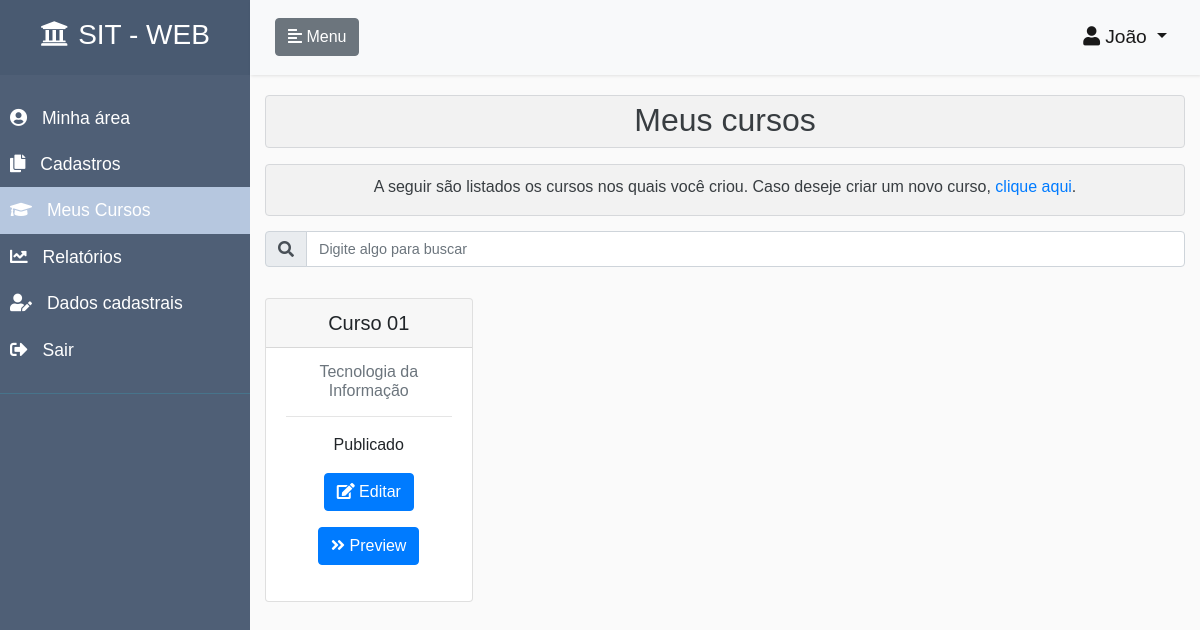
The app's page /meus-cursos/ (signed in), older data.
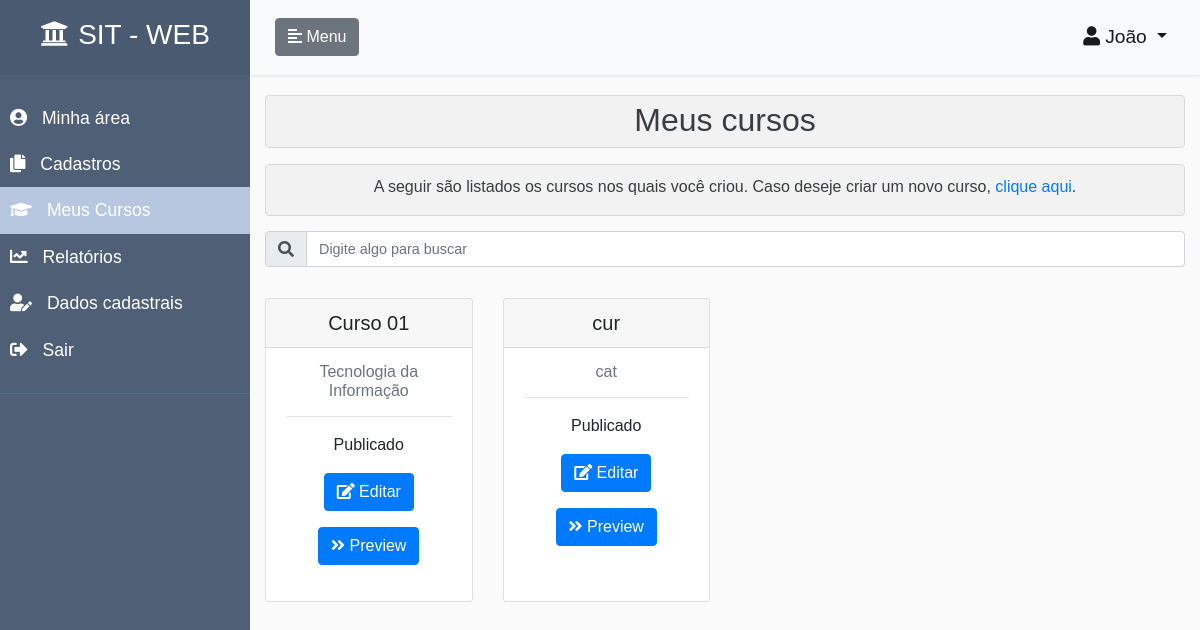
The same page, newer data.
### core/models.py (models this page shows, shortened)
class Curso(models.Model):
    objects = CursoManager()
    titulo = models.CharField(
        unique=True,
        max_length=70,
        verbose_name=u"título",
        help_text=u"Indique o título do curso"
    )
    categoria = models.ForeignKey(
        Categoria,
        on_delete=models.CASCADE,
        help_text=u"Selecione a categoria do curso"
    )
    usuario = models.ForeignKey(
        AUTH_USER_MODEL,
        on_delete=models.CASCADE
    )
    nome_instrutor = models.CharField(
        null=True,
        verbose_name=u"Nome do instrutor",
        help_text=u"Indique o nome do instrutor do curso",
        blank=True,
        max_length=50
    )
    palavras_chaves = models.CharField(
        max_length=150,
        verbose_name=u"Palavras-chave",
        help_text=u"Indique palavras-chave para o curso",
        null=True,
        blank=True
    )
    descricao = models.TextField(
        max_length=250,
        verbose_name=u"descrição",
        help_text=u"Indique uma descrição para o curso",
        null=True,
        blank=True
    )
    publicado = models.BooleanField(
        default=False,
        help_text=u"Indique o status de publicação do curso no sistema",
    )
    data_publicado = models.DateTimeField(
        null=True,
        blank=True
    )
    data_criacao = models.DateTimeField(
        auto_now_add=True,
        null=True,
        blank=True
    )
    data_atualizacao = models.DateTimeField(
        auto_now=True,
        null=True,
        blank=True
    )
    class Meta:
        verbose_name = "Curso"
        verbose_name_plural = "Cursos"
    class CustomMeta:
        ordering_field = 'titulo'
        search_fields = ['titulo', 'categoria__titulo', 'usuario__first_name',
                         'nome_instrutor', 'palavras_chaves', 'descricao']

class Categoria(models.Model):
    objects = CategoriaManager()
    titulo = models.CharField(
        max_length=40,
        verbose_name=u"título",
        help_text=u"Indique o título da categoria"
    )
    data_criacao = models.DateTimeField(
        auto_now_add=True,
        null=True,
        blank=True
    )
    data_atualizacao = models.DateTimeField(
        auto_now=True,
        null=True,
        blank=True
    )
    class Meta:
        verbose_name = "Categoria"
        verbose_name_plural = "Categorias"
    class CustomMeta:
        ordering_field = 'titulo'
        search_fields = ['titulo',]

### core/views.py (the view)
# urls.py: path('meus-cursos/',                        meusCursosView,                                 name='meus-cursos'),
@login_required
def meusCursosView(request):
    if request.user.tem_perfil_aluno():
        inscricoes_usuario = Inscricao.objects.filter(
            usuario=request.user
        ).order_by(
            '-data_atualizacao'
        )
        lista_cursos = []
        for inscricao in inscricoes_usuario:
            dict_curso = {}
            curso = Curso.objects.filter(
                id=inscricao.curso.id,
                publicado=True
            )
            try:
                search = request.GET.get('search')
            except:
                search = None
            if search:
                search_fields = Curso.CustomMeta.search_fields
                filtro = reduce(or_,
                                [Q(**{'{}__icontains'.format(f): search}) for f
                                 in search_fields], Q())
                curso = curso.filter(filtro)
            if curso.count() == 1:
                dict_curso['curso'] = curso[0]
                dict_curso['inscricao'] = inscricao
                dict_curso['categoria'] = curso[0].categoria.titulo
                percentual_andamento = "{:.1f}".format(
                    inscricao.percentual_andamento)
                dict_curso['percentual_andamento'] = percentual_andamento
                lista_cursos.append(dict_curso)
        nao_tem_cursos = False
        if len(lista_cursos) == 0:
            nao_tem_cursos = True
        nome_template = 'core/meus-cursos.html'
        if request.is_ajax():
            nome_template = 'core/meus-cursos-conteudo.html'
        return render(
            request,
            nome_template,
            {
                'lista_cursos': lista_cursos,
                'nao_tem_cursos': nao_tem_cursos,
                'perfil_aluno': True,
                'menu_inicio': False,
                'menu_meus_cursos': True,
                'menu_cadastros': False,
                'menu_relatorios': False,
                'menu_usuarios': False,
                'menu_dados_cadastrais': False,
            }
        )
    else:
        if request.user.tem_perfil_instrutor():
            cursos = Curso.objects.obtem_objetos_por_perfil_usuario(
                request.user
            )
            try:
                search = request.GET.get('search')
            except:
                search = None
            if search:
                search_fields = Curso.CustomMeta.search_fields
                filtro = reduce(or_,
                                [Q(**{'{}__icontains'.format(f): search}) for f
                                 in search_fields], Q())
                cursos = cursos.filter(filtro)
            nao_tem_cursos = False
            if len(cursos) == 0:
                nao_tem_cursos = True
            nome_template = 'core/meus-cursos-instrutor.html'
            if request.is_ajax():
                nome_template = 'core/meus-cursos-instrutor-conteudo.html'
            return render(
                request,
                nome_template,
                {
                    'cursos': cursos,
                    'nao_tem_cursos': nao_tem_cursos,
                    'perfil_aluno': False,
                    'perfil_instrutor': True,
                    'menu_inicio': False,
                    'menu_meus_cursos': True,
                    'menu_cadastros': False,
                    'menu_relatorios': False,
                    'menu_usuarios': False,
                    'menu_dados_cadastrais': False,
                }
            )
        else:
            return trata_usuario_sem_permissao(request)

### accounts/models.py (called while the page is built)
    def tem_perfil_aluno(self):
        if self.perfil == self.ALUNO:
            return True
        return False

    def tem_perfil_instrutor(self):
        if self.perfil == self.INSTRUTOR:
            return True
        return False

    def tem_perfil_administrador(self):
        if self.perfil == self.ADMINISTRADOR or self.is_staff:
            return True
        return False

### core/managers.py (called while the page is built)
    def obtem_objetos_por_perfil_usuario(self, usuario):
        objetos = self.none()
        if usuario.tem_perfil_administrador():
            objetos = self.all()
        else:
            if usuario.tem_perfil_instrutor():
                objetos = self.filter(usuario=usuario)
        return objetos

### core/templates/core/meus-cursos-instrutor.html
{% extends 'pagina-inicial.html' %}
{% load crispy_forms_tags %}
{% load static %}
{% block head %}
    <link rel="stylesheet" href="{% static 'css/styles.css' %}">
{% endblock %}
{% block content_page %}
    <div class="alert alert-secondary" role="alert" style="background-color: rgba(0,0,0,.03); padding: 0;">
        <h2 class="text-center" style="margin-top: 5px;">Meus cursos</h2>
    </div>
    <div class="alert alert-secondary" role="alert" style="background-color: rgba(0,0,0,.03); padding: 0; margin-bottom: 0;">
        <p class="text-center" style="margin-top: 10px;">
            A seguir são listados os cursos nos quais você criou. Caso deseje criar um novo curso,
            <a href="/adiciona-curso"> clique aqui</a>.
        </p>
    </div>
    <div class="col-12 search-div">
        <form method="GET" id="search-form">
            <div class="input-group mb-3">
                <div class="input-group-prepend">
                    <span class="input-group-text" id="basic-addon1"><i class="fas fa-search" id="teste"></i></span>
                </div>
                <input class="form-control" type="text" id="search" name="search"
                       placeholder="Digite algo para buscar"
                       value="{{ request.GET.search }}"
                       style="font-size: 0.9rem"
                       title="Informe qualquer caracteristica de um curso para filtrar">
            </div>
        </form>
    </div>
    <div class="container-pesquisa">
        {% include  'core/meus-cursos-instrutor-conteudo.html' %}
    </div>
{% endblock %}

### core/templates/core/meus-cursos-instrutor-conteudo.html
{% if nao_tem_cursos == False %}
<div class="row">
    {% for curso in cursos %}
        <div class="col-sm-3" style="margin-bottom: 20px;">
            <div class="card card-curso h-100 ">
                <div class="card-header">
                    <h5 class="text-center" style="margin: 0; padding: 0;">{{ curso.titulo }}</h5>
                </div>
                <div class="card-body">
                    <h6 class="card-subtitle mb-2 text-muted text-center">{{ curso.categoria.titulo }}</h6>
                    <hr/>
                    {% if curso.publicado == True %}
                    <p class="card-text text-center">Publicado</p>
                    {% else %}
                    <p class="card-text text-center">Não publicado</p>
                    {% endif %}
                    <p>
                        <div class="col text-center">
                            <a href="/edita-curso/{{curso.id}}" class="btn btn-primary" role="button" title="Acessa edição do cadastro do curso">
                                <i class="fas fa-edit class-icone-button" style="color: white;"></i>
                                    Editar
                            </a>
                        </div>
                    </p>
                    <p>
                        <div class="col text-center">
                            <a href="/conteudo-curso/{{curso.id}}" class="btn btn-primary" role="button" title="Acessa representação do curso na visão de um aluno">
                                <i class="fas fa-angle-double-right class-icone-button"></i>
                                    Preview
                            </a>
                        </div>
                    </p>
                </div>
            </div>
        </div>
    {% endfor %}
    </div>
    {% else %}
    <h5 class="text-center" style="margin-top: 20px;">Sem cursos a serem exibidos</h5>
    {% endif %}

Row changes from the older to the newer data that the page shows:
added Curso: titulo "cur", categoria.titulo "cat", publicado "Publicado"
